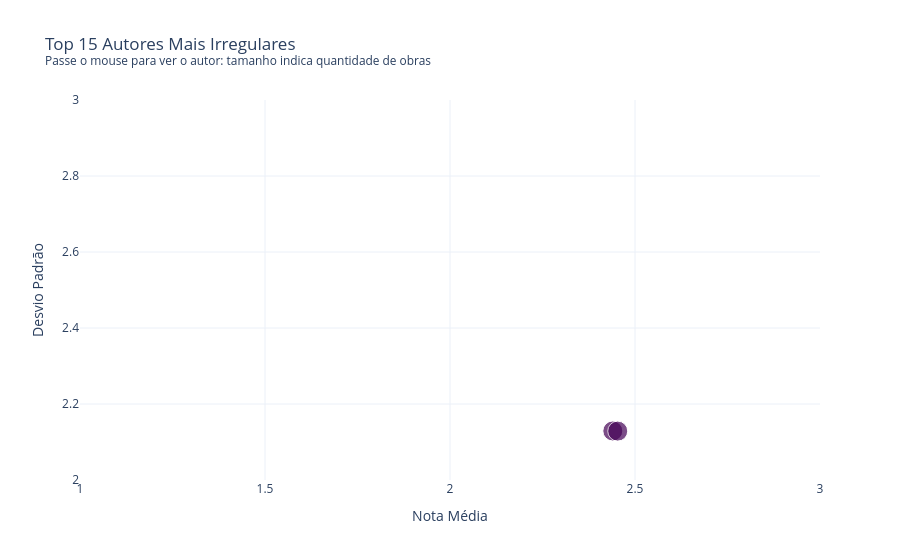

This figure's notebook cell:
### Markdown cell above
## 3. Os Autores Mais Irregulares do Catálogo

Em contraste, identificamos os 15 autores com maior variação. Aqui surge um fenômeno interessante: alguns autores irregulares possuem nota média alta, o que significa que têm obras excelentes, mas também obras significativamente abaixo do seu próprio padrão.

### Code cell
mais_irregulares = stats[stats['media_nota'] > 0].nlargest(15, 'desvio_nota')

fig = px.scatter(
    mais_irregulares,
    x='media_nota',
    y='desvio_nota',
    color='media_nota',
    color_continuous_scale='Viridis',
    hover_name='author',
    hover_data={'qtd_livros': True, 'media_nota': ':.2f', 'desvio_nota': ':.4f'},
    size='qtd_livros',
    title='Top 15 Autores Mais Irregulares<br><sup>Passe o mouse para ver o autor: tamanho indica quantidade de obras</sup>',
    labels={'desvio_nota': 'Desvio Padrão', 'media_nota': 'Nota Média'},
    template='plotly_white'
)

fig.update_layout(showlegend=False, coloraxis_showscale=False)
fig.update_layout(
    showlegend=False,
    coloraxis_showscale=False,
    xaxis_range=[1, 3],
    yaxis_range=[2, 3]
)
fig.show()

### Figure 1 — Plotly figure (JSON) as saved in the notebook; plotly's stock layout.template omitted (floating-point values rounded to 4 significant figures)
{"data": [{"customdata": [[3], [3], [6], [5], [6], [3], [3], [3], [5], [3], [4], [3], [3], [4], [4]], "hovertemplate": "<b>%{hovertext}</b><br><br>Nota Média=%{marker.color:.2f}<br>Desvio Padrão=%{y:.4f}<br>qtd_livros=%{customdata[0]}<extra></extra>", "hovertext": ["Florence Temko", "Walter Irwin", "Lippincott Williams & Wilkins", "Caroline Farr", "Stevie Woods", "MÃ¡rio de Carvalho", "Gregory Chaitin", "Pamela Wallace", "Valentina Luellen", "Robert S. Wistrich", "Kenji Siratori", "Matthew McFarland", "Ian Livingstone", "Rita Weiss", "J.K. Rowling"], "legendgroup": "", "marker": {"color": [2.44, 2.453, 3.407, 3.434, 3.06, 3.063, 3.723, 3.233, 3.406, 3.823, 3.605, 4.033, 3.8, 4.11, 4.317], "coloraxis": "coloraxis", "size": [3, 3, 6, 5, 6, 3, 3, 3, 5, 3, 4, 3, 3, 4, 4], "sizemode": "area", "sizeref": 0.015, "symbol": "circle"}, "mode": "markers", "name": "", "orientation": "v", "showlegend": false, "type": "scatter", "x": [2.44, 2.453, 3.407, 3.434, 3.06, 3.063, 3.723, 3.233, 3.406, 3.823, 3.605, 4.033, 3.8, 4.11, 4.317], "xaxis": "x", "y": [2.129, 2.129, 1.677, 0.9692, 0.9249, 0.8397, 0.8307, 0.7929, 0.7483, 0.7193, 0.7015, 0.6964, 0.694, 0.6838, 0.6803], "yaxis": "y"}], "layout": {"coloraxis": {"colorbar": {"title": {"text": "Nota Média"}}, "colorscale": [[0, "#440154"], [0.1111, "#482878"], [0.2222, "#3e4989"], [0.3333, "#31688e"], [0.4444, "#26828e"], [0.5556, "#1f9e89"], [0.6667, "#35b779"], [0.7778, "#6ece58"], [0.8889, "#b5de2b"], [1, "#fde725"]], "showscale": false}, "legend": {"itemsizing": "constant", "tracegroupgap": 0}, "showlegend": false, "title": {"text": "Top 15 Autores Mais Irregulares<br><sup>Passe o mouse para ver o autor: tamanho indica quantidade de obras</sup>"}, "xaxis": {"anchor": "y", "domain": [0, 1], "range": [1, 3], "title": {"text": "Nota Média"}}, "yaxis": {"anchor": "x", "domain": [0, 1], "range": [2, 3], "title": {"text": "Desvio Padrão"}}}}
